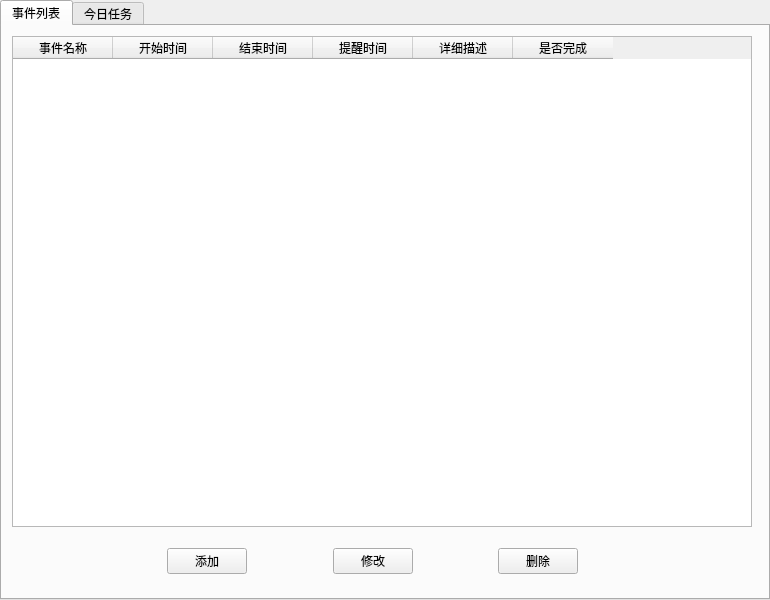
<?xml version="1.0" encoding="UTF-8"?>
<ui version="4.0">
 <class>Events</class>
 <widget class="QWidget" name="Events">
  <property name="geometry">
   <rect>
    <x>0</x>
    <y>0</y>
    <width>770</width>
    <height>600</height>
   </rect>
  </property>
  <property name="windowTitle">
   <string>Form</string>
  </property>
  <widget class="QTabWidget" name="tabWidget">
   <property name="geometry">
    <rect>
     <x>0</x>
     <y>0</y>
     <width>770</width>
     <height>600</height>
    </rect>
   </property>
   <property name="currentIndex">
    <number>0</number>
   </property>
   <widget class="QWidget" name="tabBox">
    <attribute name="title">
     <string>事件列表</string>
    </attribute>
    <widget class="QTableWidget" name="tableWidgetBox">
     <property name="geometry">
      <rect>
       <x>10</x>
       <y>10</y>
       <width>740</width>
       <height>491</height>
      </rect>
     </property>
     <property name="rowCount">
      <number>0</number>
     </property>
     <attribute name="horizontalHeaderMinimumSectionSize">
      <number>50</number>
     </attribute>
     <column>
      <property name="text">
       <string>事件名称</string>
      </property>
     </column>
     <column>
      <property name="text">
       <string>开始时间</string>
      </property>
     </column>
     <column>
      <property name="text">
       <string>结束时间</string>
      </property>
     </column>
     <column>
      <property name="text">
       <string>提醒时间</string>
      </property>
     </column>
     <column>
      <property name="text">
       <string>详细描述</string>
      </property>
     </column>
     <column>
      <property name="text">
       <string>是否完成</string>
      </property>
     </column>
    </widget>
    <widget class="QWidget" name="horizontalLayoutWidget_5">
     <property name="geometry">
      <rect>
       <x>85</x>
       <y>510</y>
       <width>571</width>
       <height>51</height>
      </rect>
     </property>
     <layout class="QHBoxLayout" name="horizontalLayout">
      <item>
       <spacer name="horizontalSpacer">
        <property name="orientation">
         <enum>Qt::Horizontal</enum>
        </property>
        <property name="sizeHint" stdset="0">
         <size>
          <width>40</width>
          <height>20</height>
         </size>
        </property>
       </spacer>
      </item>
      <item>
       <widget class="QPushButton" name="pushBtnAdd">
        <property name="text">
         <string>添加</string>
        </property>
        <property name="icon">
         <iconset resource="icons.qrc">
          <normaloff>:/resources/add.png</normaloff>:/resources/add.png</iconset>
        </property>
       </widget>
      </item>
      <item>
       <spacer name="horizontalSpacer_3">
        <property name="orientation">
         <enum>Qt::Horizontal</enum>
        </property>
        <property name="sizeHint" stdset="0">
         <size>
          <width>40</width>
          <height>20</height>
         </size>
        </property>
       </spacer>
      </item>
      <item>
       <widget class="QPushButton" name="pushBtnModify">
        <property name="text">
         <string>修改</string>
        </property>
       </widget>
      </item>
      <item>
       <spacer name="horizontalSpacer_4">
        <property name="orientation">
         <enum>Qt::Horizontal</enum>
        </property>
        <property name="sizeHint" stdset="0">
         <size>
          <width>40</width>
          <height>20</height>
         </size>
        </property>
       </spacer>
      </item>
      <item>
       <widget class="QPushButton" name="pushBtnDel">
        <property name="text">
         <string>删除</string>
        </property>
        <property name="icon">
         <iconset resource="icons.qrc">
          <normaloff>:/resources/del.png</normaloff>:/resources/del.png</iconset>
        </property>
       </widget>
      </item>
      <item>
       <spacer name="horizontalSpacer_2">
        <property name="orientation">
         <enum>Qt::Horizontal</enum>
        </property>
        <property name="sizeHint" stdset="0">
         <size>
          <width>40</width>
          <height>20</height>
         </size>
        </property>
       </spacer>
      </item>
     </layout>
    </widget>
   </widget>
   <widget class="QWidget" name="tabToday">
    <attribute name="title">
     <string>今日任务</string>
    </attribute>
    <widget class="QTableWidget" name="tableWidgetToday">
     <property name="geometry">
      <rect>
       <x>10</x>
       <y>10</y>
       <width>740</width>
       <height>490</height>
      </rect>
     </property>
     <property name="rowCount">
      <number>0</number>
     </property>
     <attribute name="horizontalHeaderMinimumSectionSize">
      <number>50</number>
     </attribute>
     <column>
      <property name="text">
       <string>事件名称</string>
      </property>
     </column>
     <column>
      <property name="text">
       <string>开始时间</string>
      </property>
     </column>
     <column>
      <property name="text">
       <string>结束时间</string>
      </property>
     </column>
     <column>
      <property name="text">
       <string>提醒时间</string>
      </property>
     </column>
     <column>
      <property name="text">
       <string>详细描述</string>
      </property>
     </column>
     <column>
      <property name="text">
       <string>是否完成</string>
      </property>
     </column>
    </widget>
   </widget>
  </widget>
 </widget>
 <resources>
  <include location="icons.qrc"/>
 </resources>
 <connections/>
</ui>
